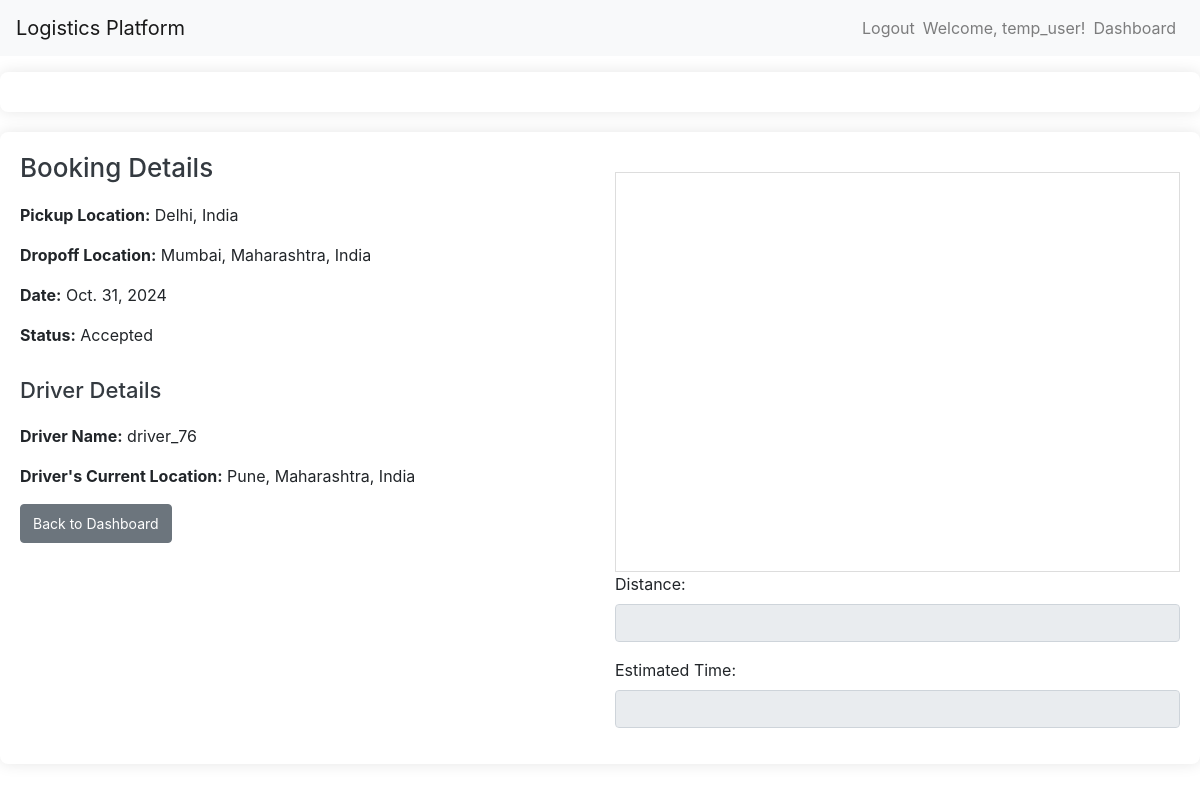
The app's page /accounts/booking/18/details/ (signed in) with its own data.
### bookings/models.py (models this page shows, shortened)
class Booking(models.Model):
    STATUS_CHOICES = [
        ('pending', 'Pending'),
        ('confirmed', 'Confirmed'),
        ('accepted', 'Accepted'),
        ('rejected', 'Rejected'),
        ('pending', 'Pending'),
        ('accepted', 'Accepted'),
        ('en_route_to_pickup', 'En Route to Pickup'),
        ('goods_collected', 'Goods Collected'),
        ('delivered', 'Delivered'),
        ('completed', 'Completed'),
    ]
    user = models.ForeignKey(User, on_delete=models.CASCADE)
    pickup_location = models.CharField(max_length=255)
    dropoff_location = models.CharField(max_length=255)
    vehicle_type = models.ForeignKey(VehicleType, on_delete=models.CASCADE)
    date = models.DateField()
    created_at = models.DateTimeField(auto_now_add=True)
    distance = models.DecimalField(max_digits=10, decimal_places=2, null=True, blank=True)
    estimated_cost = models.DecimalField(max_digits=10, decimal_places=2, null=True, blank=True)
    status = models.CharField(max_length=20, choices=STATUS_CHOICES, default='pending')
    driver = models.ForeignKey(User, related_name='driver_bookings', null=True, blank=True, on_delete=models.SET_NULL)
    start_time = models.DateTimeField(null=True, blank=True)  # When the trip starts
    end_time = models.DateTimeField(null=True, blank=True)    # When the trip ends

### accounts/models.py (models this page shows, shortened)
class DriverProfile(models.Model):
    user = models.OneToOneField(User, on_delete=models.CASCADE)
    location = models.CharField(max_length=255, blank=True, null=True)
    vehicle = models.CharField(max_length=100, blank=True, null=True)
    current_location = models.CharField(max_length=255, null=True, blank=True)
    current_status = models.CharField(max_length=50, default='Available')
    start_time = models.DateTimeField(null=True, blank=True)
    end_time = models.DateTimeField(null=True, blank=True)

### accounts/views.py (the view)
# urls.py: path('booking/<int:booking_id>/details/', views.booking_detail_view, name='booking_detail'),
@login_required
def booking_detail_view(request, booking_id):
    booking = get_object_or_404(Booking, id=booking_id, user=request.user)
    driver_profile = None
    if booking.driver:
        driver_profile = DriverProfile.objects.get(user=booking.driver)
    goo = settings.GOOGLE_MAPS_API_KEY
    context = {
        'booking': booking,
        'driver_profile': driver_profile,  # Contains driver's current
        'goo':goo,
    }
    return render(request, 'accounts/booking_detail.html', context)

### accounts/templates/accounts/booking_detail.html (shortened to what this page needs)
{% extends 'base.html' %}
{% load static %}
{% block extra_css %}
    <link rel="stylesheet" href="{% static 'css/booking_details.css' %}">
{% endblock %}
{% block content %}
<div class="container">
    <div class="row">
        <div class="col-md-6">
            <h2>Booking Details</h2>
            <p><strong>Pickup Location:</strong> {{ booking.pickup_location }}</p>
            <p><strong>Dropoff Location:</strong> {{ booking.dropoff_location }}</p>
            <p><strong>Date:</strong> {{ booking.date }}</p>
            <p><strong>Status:</strong> {{ booking.get_status_display }}</p>
            {% if driver_profile %}
                <h3>Driver Details</h3>
                <p><strong>Driver Name:</strong> {{ driver_profile.user.username }}</p>
                <p><strong>Driver's Current Location:</strong> {{ driver_profile.current_location }}</p>
            {% else %}
                <p>No driver has accepted this booking yet.</p>
            {% endif %}
            <a href="{% url 'accounts:user_dashboard' %}" class="btn btn-secondary">Back to Dashboard</a>
        </div>
        {% if driver_profile and driver_profile.current_location %}
        <div class="col-md-6">
            <div id="map" style="height: 400px; width: 100%;"></div>
            <div id="details">
                <div class="form-group">
                    <label for="distance-display">Distance:</label>
                    <input id="distance-display" class="form-control" readonly />
                </div>
                <div class="form-group">
                    <label for="duration-display">Estimated Time:</label>
                    <input id="duration-display" class="form-control" readonly />
                </div>
            </div>
        </div>
        {% endif %}
    </div>
</div>
{% endblock %}

### templates/base.html (shortened to what this page needs)
{% load static %}
<!DOCTYPE html>
<html lang="en">
<head>
    <link rel="stylesheet" href="https://stackpath.bootstrapcdn.com/bootstrap/4.5.2/css/bootstrap.min.css">
    <link rel="stylesheet" href="{% static 'css/custom.css' %}">
    {% block extra_css %}
    {% endblock %}
</head>
<body>
    <nav class="navbar navbar-expand-lg navbar-light bg-light">
        <a class="navbar-brand" href="{% url 'home' %}">Logistics Platform</a>
        <div class="collapse navbar-collapse">
            <ul class="navbar-nav ml-auto">
                {% if user.is_authenticated %}
                    <li class="nav-item">
                        <a class="nav-link" href="{% url 'accounts:logout' %}">Logout</a>
                    </li>
                    <li class="nav-item">
                        <span class="navbar-text">Welcome, {{ user.username }}!</span>
                    </li>
                    {% if user.profile.role == 'admin' %}
                        <li class="nav-item">
                            <a class="nav-link" href="{% url 'accounts:admin_dashboard' %}">Dashboard</a>
                        </li>
                    {% elif user.profile.role == 'driver' %}
                        <li class="nav-item">
                            <a class="nav-link" href="{% url 'accounts:driver_dashboard' %}">Dashboard</a>
                        </li>
                    {% elif user.profile.role == 'user' %}
                        <li class="nav-item">
                            <a class="nav-link" href="{% url 'accounts:user_dashboard' %}">Dashboard</a>
                        </li>
                    {% endif %}
                {% endif %}
            </ul>
        </div>
    </nav>
    <div class="container mt-3">
    </div>
    {% block content %}
    {% endblock %}
</body>
</html>

### accounts/static/css/custom.css (style rules this page uses)
.container { max-width: 1200px; margin: 20px auto; padding: 20px; background-color: #fff; border-radius: 8px; box-shadow: 0 0 15px rgba(0, 0, 0, 0.1); }
.btn { padding: 8px 12px; border-radius: 4px; font-size: 14px; }
h2, h3 { color: #343a40; margin-bottom: 20px; }
h2 { font-size: 26px; }
h3 { font-size: 22px; margin-top: 30px; }

### accounts/static/css/booking_details.css (style rules this page uses)
#map { width: 100%; height: 400px; border: 1px solid #ddd; margin-top: 20px; }

### records on screen
Booking: pickup_location "Delhi, India", dropoff_location "Mumbai, Maharashtra, India", date "Oct. 31, 2024", status "Accepted"
DriverProfile: user.username "driver_76", current_location "Pune, Maharashtra, India"

### other values on screen
{{ user.username }} "temp_user"
